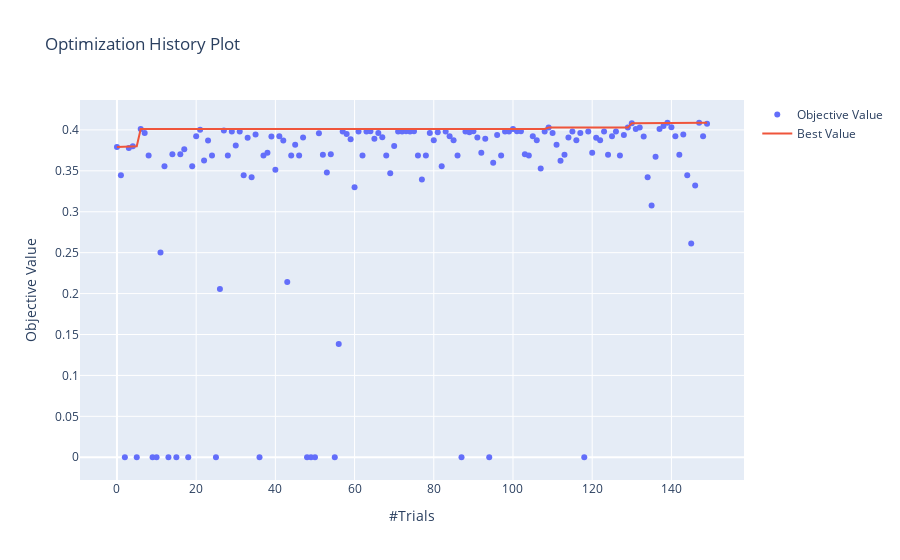

This figure's notebook cell:
### Code cell
opt_history_dict["lr"].show()

### Figure 1 — Plotly figure (JSON) as saved in the notebook; plotly's stock layout.template omitted (floating-point values rounded to 4 significant figures; data arrays with more than 128 entries replaced by an {"elided": "..."} marker saying what was removed)
{"data": [{"mode": "markers", "name": "Objective Value", "type": "scatter", "x": {"elided": "150 int values"}, "y": {"elided": "150 float values"}}, {"name": "Best Value", "type": "scatter", "x": {"elided": "150 int values"}, "y": {"elided": "150 float values"}}], "layout": {"title": {"text": "Optimization History Plot"}, "xaxis": {"title": {"text": "#Trials"}}, "yaxis": {"title": {"text": "Objective Value"}}}}
